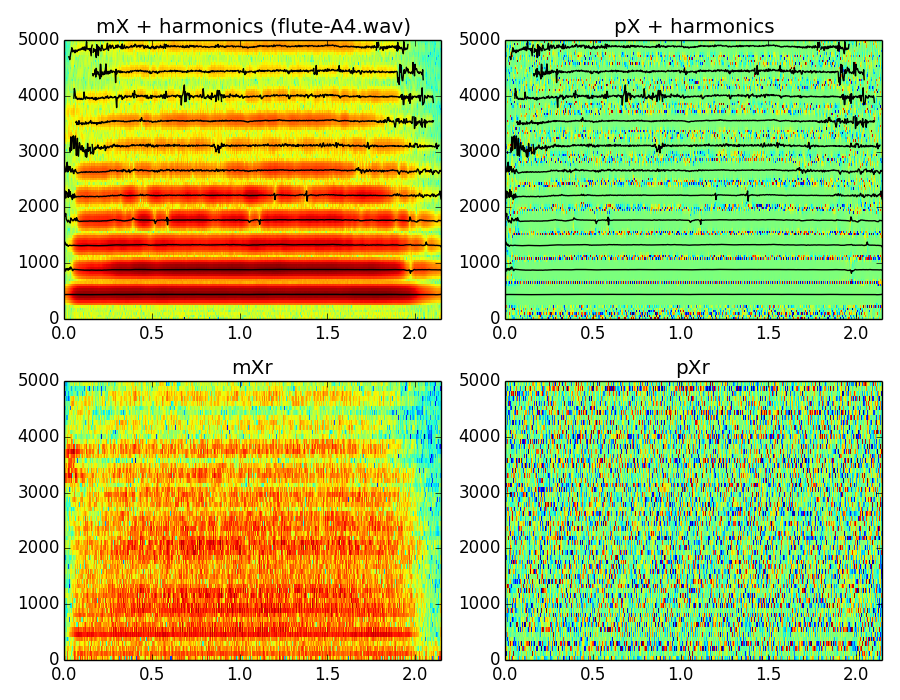

Here is the Python script that generated this plot:
import numpy as np
import matplotlib.pyplot as plt
from scipy.signal import hamming, hanning, triang, blackmanharris, resample
import math
import sys, os, time

sys.path.append(os.path.join(os.path.dirname(os.path.realpath(__file__)), '../../../software/models/'))

import stft as STFT
import utilFunctions as UF
import harmonicModel as HM


(fs, x) = UF.wavread(os.path.join(os.path.dirname(os.path.realpath(__file__)), '../../../sounds/flute-A4.wav'))
w = np.blackman(551)
N = 1024
t = -100
nH = 40
minf0 = 420
maxf0 = 460
f0et = 5
maxnpeaksTwm = 5
minSineDur = .1
harmDevSlope = 0.01
Ns = 512
H = Ns/4

mX, pX = STFT.stftAnal(x, fs, w, N, H)
hfreq, hmag, hphase = HM.harmonicModelAnal(x, fs, w, N, H, t, nH, minf0, maxf0, f0et, harmDevSlope, minSineDur)
xr = UF.sineSubtraction(x, Ns, H, hfreq, hmag, hphase, fs)
mXr, pXr = STFT.stftAnal(xr, fs, hamming(Ns), Ns, H)

maxplotfreq = 5000.0
plt.figure(1, figsize=(9, 7))

plt.subplot(221)
numFrames = int(mX[:,0].size)
frmTime = H*np.arange(numFrames)/float(fs)                             
binFreq = fs*np.arange(N*maxplotfreq/fs)/N                        
plt.pcolormesh(frmTime, binFreq, np.transpose(mX[:,:N*maxplotfreq/fs+1]))
plt.autoscale(tight=True)

harms = hfreq*np.less(hfreq,maxplotfreq)
harms[harms==0] = np.nan
numFrames = int(harms[:,0].size)
frmTime = H*np.arange(numFrames)/float(fs) 
plt.plot(frmTime, harms, color='k', ms=3, alpha=1)
plt.autoscale(tight=True)
plt.title('mX + harmonics (flute-A4.wav)')

plt.subplot(222)
numFrames = int(mX[:,0].size)
frmTime = H*np.arange(numFrames)/float(fs)                             
binFreq = fs*np.arange(N*maxplotfreq/fs)/N                        
plt.pcolormesh(frmTime, binFreq, np.transpose(np.diff(pX[:,:N*maxplotfreq/fs+1],axis=1)))
plt.autoscale(tight=True)

harms = hfreq*np.less(hfreq,maxplotfreq)
harms[harms==0] = np.nan
numFrames = int(harms[:,0].size)
frmTime = H*np.arange(numFrames)/float(fs) 
plt.plot(frmTime, harms, color='k', ms=3, alpha=1)
plt.autoscale(tight=True)
plt.title('pX + harmonics')

plt.subplot(223)
numFrames = int(mXr[:,0].size)
frmTime = H*np.arange(numFrames)/float(fs)                             
binFreq = fs*np.arange(Ns*maxplotfreq/fs)/Ns                       
plt.pcolormesh(frmTime, binFreq, np.transpose(mXr[:,:Ns*maxplotfreq/fs+1]))
plt.autoscale(tight=True)
plt.title('mXr')

plt.subplot(224)
numFrames = int(pXr[:,0].size)
frmTime = H*np.arange(numFrames)/float(fs)                             
binFreq = fs*np.arange(Ns*maxplotfreq/fs)/Ns                         
plt.pcolormesh(frmTime, binFreq, np.transpose(np.diff(pXr[:,:Ns*maxplotfreq/fs+1],axis=1)))
plt.autoscale(tight=True)
plt.title('pXr')

plt.tight_layout()
plt.savefig('hprModelAnal-flute.png')
UF.wavwrite(5*xr, fs, 'flute-residual.wav')
plt.show()
